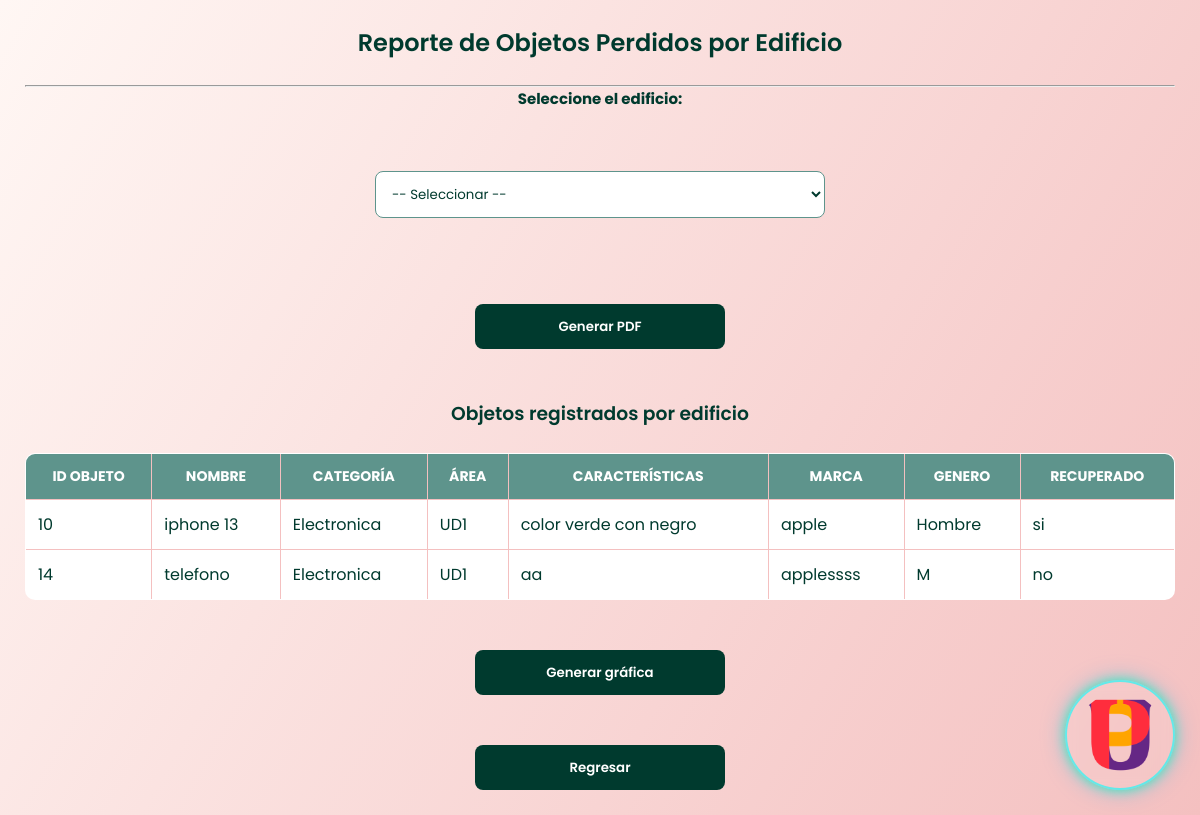
The app's page /index.php?action=vistaReportePorEdificio (signed in), older data.
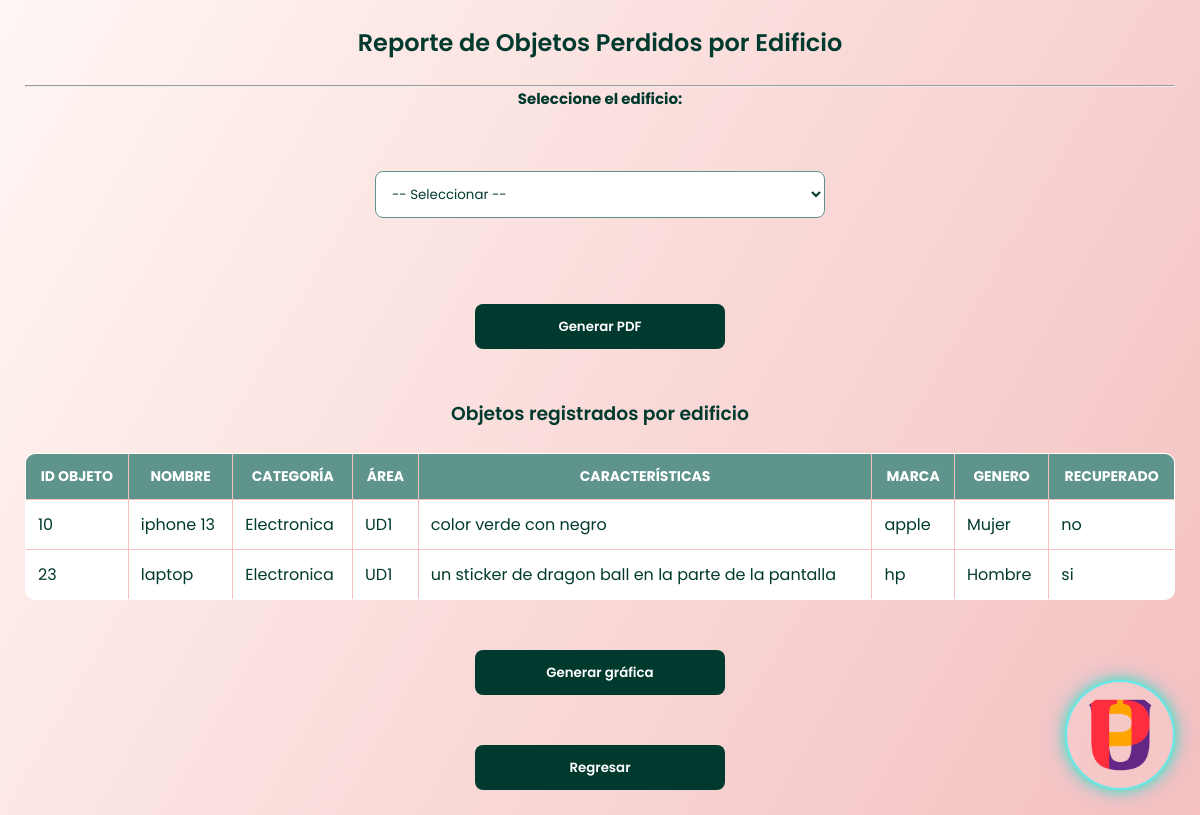
The same page, newer data.
### tables this page shows
CREATE TABLE `objeto` (
  `ID_Objeto` int(11) NOT NULL AUTO_INCREMENT,
  `nombre` varchar(100) NOT NULL,
  `categoria` varchar(250) DEFAULT NULL,
  `ID_Area` int(11) DEFAULT NULL,
  `recuperado` varchar(250) DEFAULT 'no',
  `caracteristicas` text DEFAULT NULL,
  `marca` varchar(250) DEFAULT 'sin marca',
  `genero` varchar(100) NOT NULL DEFAULT 'indefinido',
  PRIMARY KEY (`ID_Objeto`),
  KEY `ID_Area` (`ID_Area`),
  CONSTRAINT `fk_objeto_area` FOREIGN KEY (`ID_Area`) REFERENCES `area` (`ID_Area`) ON DELETE SET NULL ON UPDATE CASCADE
);

CREATE TABLE `area` (
  `ID_Area` int(11) NOT NULL AUTO_INCREMENT,
  `nombre` varchar(100) NOT NULL,
  `salon` int(11) DEFAULT NULL,
  `laboratorio` int(11) DEFAULT NULL,
  `piso` int(11) DEFAULT NULL,
  PRIMARY KEY (`ID_Area`)
);

### app/controllers/ReportController.php (called while the page is built, shortened)
<?php
include_once "app/models/ReportModel.php";
class ReportController
{
    private $model;
    public function __construct($connection)
    {
        $this->model = new ReportModel($connection);
    }
    public function vistaReportePorEdificio()
    {
        $todos_los_objetos = $this->model->obtenerTodosConArea();
        include "app/views/reportes/reporte_objetos_por_edificio.php";
    }
}
?>

### app/models/ReportModel.php (called while the page is built, shortened)
<?php
class ReportModel {
    private $connection;
    public function __construct($connection){
        $this->connection = $connection;
    }
    public function obtenerTodosConArea(){
        $sql = "SELECT
                    o.ID_Objeto,
                    o.nombre,
                    o.categoria,
                    o.caracteristicas,
                    o.marca,
                    o.genero,
                    o.recuperado,
                    a.nombre AS nombre_area
                FROM objeto o
                INNER JOIN area a ON o.ID_Area = a.ID_Area
                ORDER BY o.ID_Objeto ASC";
        return $this->connection->query($sql);
    }
}
?>

### app/views/reportes/reporte_objetos_por_edificio.php (the view, shortened to what this page needs)
<!DOCTYPE html>
<html lang="es">
<head>
    <link rel="stylesheet" href="public/css/consult.css?v=<?php echo time(); ?>">
</head>
<body>
    <img src="public/img/logo.png" class="logo-elegante">
    <h2>Reporte de Objetos Perdidos por Edificio</h2>
    <hr>
    <form action="index.php?action=reporteObjetosPorEdificio" method="POST">
        <label><b>Seleccione el edificio:</b></label><br>
        <select name="ID_Area" required>
            <option value="">-- Seleccionar --</option>
        </select>
        <br><br>
        <button type="submit">Generar PDF</button>
    </form>
    <br><br>
    <h3>Objetos registrados por edificio</h3>
    <table border="1">
        <thead>
            <tr>
                <th>ID OBJETO</th>
                <th>NOMBRE</th>
                <th>CATEGORÍA</th>
                <th>ÁREA</th>
                <th>CARACTERÍSTICAS</th>
                <th>MARCA</th>
                <th>GENERO</th>
                <th>RECUPERADO</th>
            </tr>
        </thead>
        <tbody>
            <?php if (!empty($todos_los_objetos) && $todos_los_objetos->num_rows > 0): ?>
                <?php while ($item = $todos_los_objetos->fetch_assoc()): ?>
                    <tr>
                        <td><?= htmlspecialchars($item['ID_Objeto']) ?></td>
                        <td><?= htmlspecialchars($item['nombre']) ?></td>
                        <td><?= htmlspecialchars($item['categoria']) ?></td>
                        <td><?= htmlspecialchars($item['nombre_area']) ?></td>
                        <td><?= htmlspecialchars($item['caracteristicas']) ?></td>
                        <td><?= htmlspecialchars($item['marca']) ?></td>
                        <td><?= htmlspecialchars($item['genero']) ?></td>
                        <td><?= htmlspecialchars($item['recuperado']) ?></td>
                    </tr>
                <?php endwhile; ?>
            <?php else: ?>
                <tr>
                    <td colspan="8">No hay objetos registrados.</td>
                </tr>
            <?php endif; ?>
        </tbody>
    </table>
    <br><br>
    <a href="index.php?action=pdf_pieEdificio">
        <button>Generar gráfica</button>
    </a>
    <br><br>
    <a href="index.php?action=dashboard_admin">
        <button>Regresar</button>
    </a>
</body>
</html>

Row changes from the older to the newer data that the page shows:
removed objeto: ID_Objeto "14", nombre "telefono", categoria "Electronica", ID_Area.nombre "UD1", caracteristicas "aa", marca "applessss", genero "M", recuperado "no"
changed objeto "iphone 13": genero "Hombre" → "Mujer"; recuperado "si" → "no"
added objeto: ID_Objeto "23", nombre "laptop", categoria "Electronica", ID_Area.nombre "UD1", caracteristicas "un sticker de dragon ball en la parte de la pantalla", marca "hp", genero "Hombre", recuperado "si"
